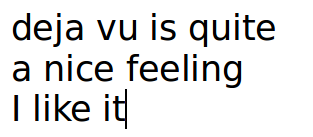
#> input picture dejavu.png, 313 x 137 px
$ python main.py
#> lines starting #> are read from the running program, lines starting #| are printed output that depends on the picture
### character_parser.py
from PIL import Image, ImageFont, ImageDraw
import numpy as np

max_color = 255
def reduce_noise(parsed_characters, noise_limit):
    def reduce(arr:np.ndarray):
        arr[arr<noise_limit]=0
        arr[arr>=noise_limit]=max_color
        return arr
    return {k:reduce(v) for k,v in parsed_characters.items()}


class CharacterParser(object):
    default_characters =['0','d', '2', '3', '4', '5', '6', '7', '8','g', '9','a', 'b', 'c',
                      'e', 'f',  'h', 'j', 'k',  'm', 'n', 'o', 'p', 'q', 'r',
                      's','t','l','1', 'u', 'i','y', 'v', 'w', 'x', 'z']

    # kolejnosc ma znaczenie!!! ^
    def parse(self, font_path, font_height, characters=default_characters,noise_limit =0.5)->dict:
        font = ImageFont.truetype(font_path,font_height)
        parsed_characters ={}
        for character in characters:
            # 'L' -> (8-bit pixels, black and white), (width,height), color =black
            image =Image.new('L', (font.getsize(character)[0], font.font.height), 0)
            draw = ImageDraw.Draw(image)
            draw.text((0, 0), character, font=font, fill=255)
            # add normalized array to dictionary. Max value is 255 so normalization is devision by 255
            parsed_characters[character]=np.array(image) / max_color
        return reduce_noise(parsed_characters,noise_limit)

### image_parser.py
from collections import defaultdict
from functools import reduce

import numpy as np
from scipy import signal


class ImageParser(object):
    def __init__(self, characters, image, min_correlation=0.85):
        self.characters = characters
        self.image = image
        self.char_positions = {}
        char_width, _ = self.characters['0'].shape
        # epsilon chosen by experimenting
        self.epsilon = char_width / 5
        self.min_correlation = min_correlation
        self.result =None

    def compute_correlation(self, image, pattern):
        fi = np.fft.fft2(image)
        fp = np.fft.fft2(np.rot90(pattern, 2), fi.shape)
        m = fi * fp
        correlation = np.fft.ifft2(m) / signal.correlate2d(pattern, pattern).max()
        correlation = correlation.astype(float)
        correlation[correlation < self.min_correlation] = 0

        return correlation

    def match_characters(self, character, character_arr):
        positions = []
        correlation = self.compute_correlation(self.image, character_arr)
        char_width, char_height = self.characters[character].shape
        last_i, last_j = (-1 * char_width, -1 * char_height)
        for (i, j), value in np.ndenumerate(correlation):
            if value > 0.0 and not (last_i + char_width > i and last_j + char_height > j):
                positions.append((i, j))
                last_i, last_j = i, j
        self.erase_character_occurences(character, positions)
        self.char_positions[character] = positions

    def parse(self):
        for character, character_arr in self.characters.items():
            self.match_characters(character, character_arr)

        line_clusters = self.group_chars_into_lines()
        lines = [self.lines_to_string(line) for line in line_clusters.values()]
        result = reduce(lambda acc, string: acc + "\n" + string, lines)
        self.result =result
        return result

    def group_chars_into_lines(self):

        # get only x coordinates of all found matches
        x_y_char_list = self.merge_char_with_coords()
        x_y_char_list = sorted(x_y_char_list, key=lambda x_y_char: x_y_char[0])
        # cluster is only x coordinate
        last_cluster = x_y_char_list[0][0]
        line_clusters = defaultdict(list)
        line_clusters[last_cluster].append(x_y_char_list[0])

        for x, y, char in x_y_char_list[1:]:
            if abs(x - last_cluster) < self.epsilon:
                line_clusters[last_cluster].append((x, y, char))
            else:
                line_clusters[x].append((x, y, char))
                last_cluster = x
        return line_clusters

    def erase_character_occurences(self, character, positions):
        """ After all occurences of a character are found, we should erase it from the image,
            otherwise, they could be matched by other, similar characters  """

        for x, y in positions:
            char_width, char_height = self.characters[character].shape
            self.image[x - char_width:x, y - char_height:y] = 0

    def merge_char_with_coords(self):
        result = []
        for char, positions in self.char_positions.items():
            result += [(x, y, char) for x, y in positions]
        return result

    def lines_to_string(self, line):
        line = sorted(line, key=lambda x_y_char: x_y_char[1])
        # first char
        result = line[0][2]
        last_y = line[0][1]
        for x, y, char in line[1:]:
            if abs(y - last_y) > self.epsilon + self.characters[char].shape[0] / 2:
                result += " "
            result += char
            last_y = y
        return result

    def print_characters_stats(self):
        for char, positions in self.char_positions.items():
            if len(positions)>0:
                print(char,len(positions))

    # [12 lines left out: function compare_result, not called in this run]

### main.py
from scipy import ndimage
import numpy as np
from character_parser import CharacterParser
from image_parser import ImageParser


def main(file_path, font_path, font_size):
#> called with file_path = 'dejavu.png', font_path = 'DejaVuSans.ttf', font_size = 35
    image = ndimage.imread(file_path, flatten=True)
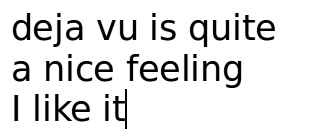
#> image: shape (137, 313) float32; min 0, max 255, mean 228.6
    inv_image = 255 - image
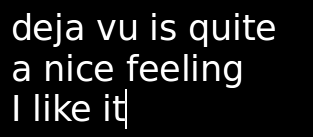
#> inv_image: shape (137, 313) float32; min 0, max 255, mean 26.4

    inv_image[inv_image < 1.5 * (inv_image.min())] = 0
    characters = CharacterParser().parse(font_path, font_size)
#> after the loop in parse, `for character in characters:`:
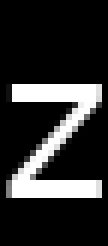
#> image: PIL image 18x41 L (shown 6 times larger); min 0, max 255, mean 46.4
#> after the loop in parse, `for character in characters:`: parsed_characters = 36 items
#> characters = 36 items
    image_parser = ImageParser(characters, inv_image,min_correlation=0.8)

    result = image_parser.parse()
#> the loop in parse, `for character, character_arr in self.characters.items():` made 36 passes
#> char_height in match_characters on passes 1 to 12: 22, 22, 22, 22, 22, 22, 22, 22, 22, 22, 22, 21
#> pass 1, in compute_correlation, `correlation = correlation.astype(float)`:
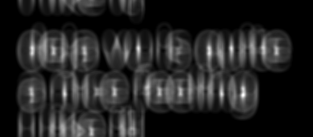
#> correlation: shape (137, 313) float64; min -2.85e-16, max 0.725, mean 0.104; drawn with min black and max white
#> pass 2, in compute_correlation (call 2), `correlation = correlation.astype(float)`:
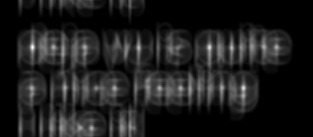
#> correlation: shape (137, 313) float64; min -3.24e-16, max 0.891, mean 0.104; drawn with min black and max white
#> the loop in merge_char_with_coords, `for char, positions in self.char_positions.items():` made 36 passes
#> (char, positions) on passes 1, 12, 13, 14, 15, 16, 17, 18, 19, 20, 21: ('0', []), ('a', [(46, 84), (87, 31)]), ('b', []), ('c', [(46, 206), (47, 273), (88, 93), (88, 156), (88, 177)]), ('e', [(46, 53), (87, 114)]), ('f', [(87, 138)]), ('h', []), ('j', [(46, 63)]), ('k', [(127, 72)]), ('m', []), ('n', [(86, 64), (86, 221)])
#> (char, positions, result) on passes 3 to 8: ('2', [], [(46, 32, 'd')]), ('3', [], [(46, 32, 'd')]), ('4', [], [(46, 32, 'd')]), ('5', [], [(46, 32, 'd')]), ('6', [], [(46, 32, 'd')]), ('7', [], [(46, 32, 'd')])
#> after the loop in merge_char_with_coords, `for char, positions in self.char_positions.items():`: result = 31 items, first 6: (46, 32, 'd'), (87, 243, 'g'), (46, 84, 'a'), (87, 31, 'a'), (46, 206, 'c'), (47, 273, 'c')
#> in group_chars_into_lines, `x_y_char_list = self.merge_char_with_coords()`: x_y_char_list has the same summary as result in merge_char_with_coords
#> in group_chars_into_lines, `x_y_char_list = sorted(x_y_char_list, key=lambda x_y_char: x_y_char[0])`: x_y_char_list = 31 items, first 6: (45, 116, 'v'), (46, 32, 'd'), (46, 84, 'a'), (46, 206, 'c'), (46, 53, 'e'), (46, 63, 'j')
#> in group_chars_into_lines, `last_cluster = x_y_char_list[0][0]`: last_cluster = 45
#> the loop in group_chars_into_lines, `for x, y, char in x_y_char_list[1:]:` made 30 passes
#> (x, y, char, last_cluster) on passes 13, 25: (86, 64, 'n', 86), (125, 126, 'r', 125)
#> in parse, `line_clusters = self.group_chars_into_lines()`: line_clusters = 3 items
#> in parse, `lines = [self.lines_to_string(line) for line in line_clusters.values()]`: lines = ['deja vuis cuitc', 'a nicefccling', 'llik ir']
    print(result)
#| deja vuis cuitc
#| a nicefccling
#| llik ir
    image_parser.print_characters_stats()
#> the loop in print_characters_stats, `for char, positions in self.char_positions.items():` made 36 passes
#> (char, positions) on passes 1 to 12: ('0', []), ('d', [(46, 32)]), ('2', []), ('3', []), ('4', []), ('5', []), ('6', []), ('7', []), ('8', []), ('g', [(87, 243)]), ('9', []), ('a', [(46, 84), (87, 31)])
#| d 1
#| g 1
#| a 2
#| c 5
#| e 2
#| f 1
#| j 1
#| k 1
#> (further printed lines are left out)
np.warnings.filterwarnings('ignore')
main("dejavu.png",'DejaVuSans.ttf',35)


# b=34 c =58

$ run again, with serif.png copied over dejavu.png
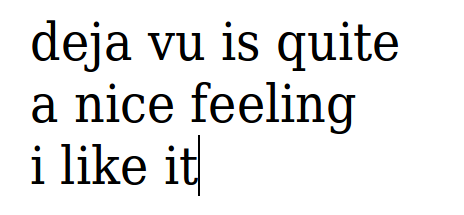
#> input picture serif.png, 464 x 215 px
#> in main, `inv_image = 255 - image`:
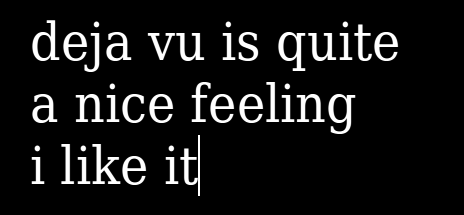
#> inv_image: shape (215, 464) float32; min 0, max 255, mean 22.1
#> after the loop in parse, `for character in characters:`: parsed_characters = 36 items
#> the loop in parse, `for character, character_arr in self.characters.items():` made 36 passes
#> char_height in match_characters on passes 1 to 8: 22, 22, 22, 22, 22, 22, 22, 22
#> pass 2, in compute_correlation (call 2), `correlation = correlation.astype(float)`:
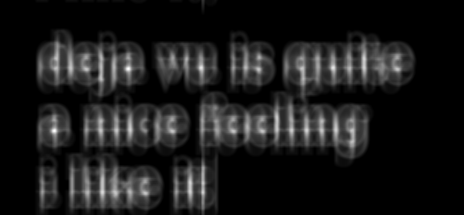
#> correlation: shape (215, 464) float64; min -2.2e-16, max 0.829, mean 0.0866; drawn with min black and max white
#> the loop in merge_char_with_coords, `for char, positions in self.char_positions.items():` made 36 passes
#> (char, positions) on passes 1 to 8: ('0', []), ('d', [(68, 128), (130, 54)]), ('2', []), ('3', []), ('4', []), ('5', []), ('6', []), ('7', [])
#> after the loop in merge_char_with_coords, `for char, positions in self.char_positions.items():`: result = 35 items, first 6: (68, 128, 'd'), (130, 54, 'd'), (58, 367, 'f'), (120, 204, 'f'), (129, 355, 'f'), (182, 193, 'f')
#> in group_chars_into_lines, `x_y_char_list = self.merge_char_with_coords()`: x_y_char_list has the same summary as result in merge_char_with_coords
#> in group_chars_into_lines, `x_y_char_list = sorted(x_y_char_list, key=lambda x_y_char: x_y_char[0])`: x_y_char_list = 35 items, first 6: (56, 101, 'j'), (56, 233, 'j'), (56, 350, 'j'), (58, 367, 'f'), (58, 45, 'r'), (58, 291, 'r')
#> in group_chars_into_lines, `last_cluster = x_y_char_list[0][0]`: last_cluster = 56
#> the loop in group_chars_into_lines, `for x, y, char in x_y_char_list[1:]:` made 34 passes
#> (x, y, char, last_cluster) on passes 14, 15, 24, 28, 33: (68, 128, 'd', 68), (113, 277, 'j', 113), (122, 322, 'j', 122), (175, 72, 'j', 175), (186, 42, 'l', 186)
#> line_clusters = 6 items
#> lines = ['rh j vll j rrlljfr', 'd', 'n r fr rjjj r', 'd n j f', 'jj r jf', 'l h']
#| rh j vll j rrlljfr
#| d
#| n r fr rjjj r
#| d n j f
#| jj r jf
#| l h
#> the loop in print_characters_stats, `for char, positions in self.char_positions.items():` made 36 passes
#> (printed output is left out)

$ run again, with testANm.png copied over dejavu.png
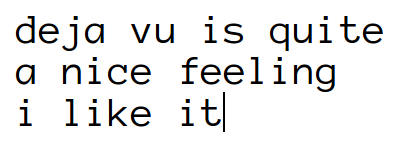
#> input picture testANm.png, 417 x 155 px
#> in main, `inv_image = 255 - image`:
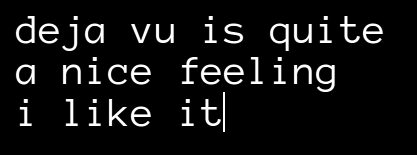
#> inv_image: shape (155, 417) float32; min 0, max 255, mean 18.7
#> after the loop in parse, `for character in characters:`: parsed_characters = 36 items
#> the loop in parse, `for character, character_arr in self.characters.items():` made 36 passes
#> char_height in match_characters on passes 1 to 8: 22, 22, 22, 22, 22, 22, 22, 22
#> pass 3, in compute_correlation (call 3), `correlation = correlation.astype(float)`:
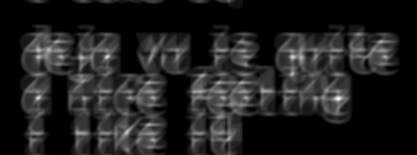
#> correlation: shape (155, 417) float64; min -1.6e-16, max 0.595, mean 0.0732; drawn with min black and max white
#> the loop in merge_char_with_coords, `for char, positions in self.char_positions.items():` made 36 passes
#> (char, positions) on passes 1 to 8: ('0', []), ('d', []), ('2', []), ('3', []), ('4', []), ('5', []), ('6', []), ('7', [])
#> after the loop in merge_char_with_coords, `for char, positions in self.char_positions.items():`: result = 19 items, first 6: (91, 332, 'c'), (91, 194, 'f'), (49, 80, 'j'), (90, 74, 'r'), (90, 305, 'r'), (50, 354, 't')
#> in group_chars_into_lines, `x_y_char_list = self.merge_char_with_coords()`: x_y_char_list has the same summary as result in merge_char_with_coords
#> in group_chars_into_lines, `x_y_char_list = sorted(x_y_char_list, key=lambda x_y_char: x_y_char[0])`: x_y_char_list = 19 items, first 6: (49, 80, 'j'), (49, 37, 'l'), (49, 215, 'i'), (49, 330, 'i'), (50, 354, 't'), (50, 150, 'v')
#> in group_chars_into_lines, `last_cluster = x_y_char_list[0][0]`: last_cluster = 49
#> the loop in group_chars_into_lines, `for x, y, char in x_y_char_list[1:]:` made 18 passes
#> (x, y, char, last_cluster) on passes 7, 14: (90, 74, 'r', 90), (129, 115, 'l', 129)
#> line_clusters = 3 items
#> lines = ['l j v i l it', 'ri f iirc', 'iil it']
#| l j v i l it
#| ri f iirc
#| iil it
#> the loop in print_characters_stats, `for char, positions in self.char_positions.items():` made 36 passes
#> (printed output is left out)
